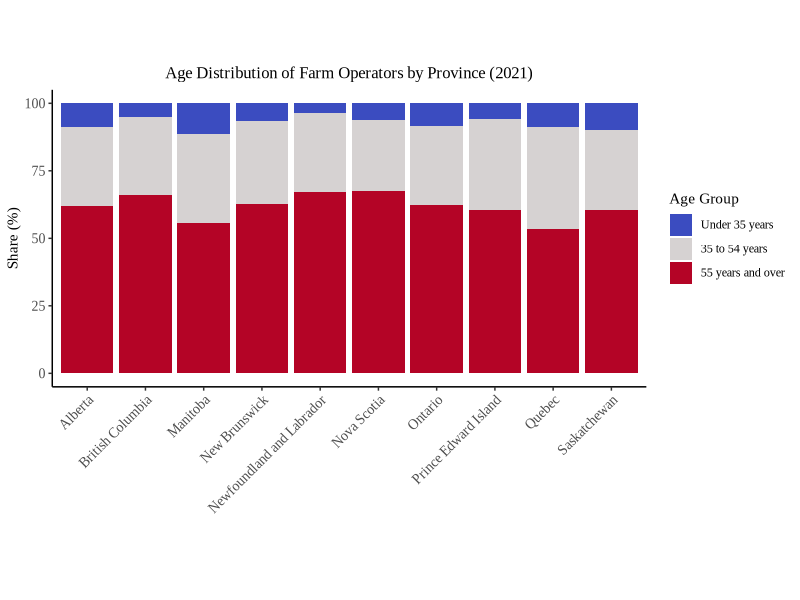
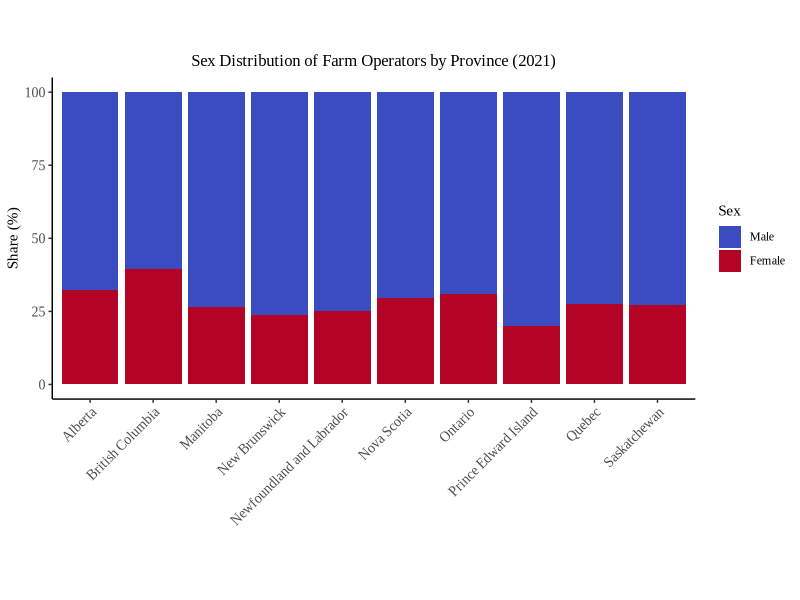
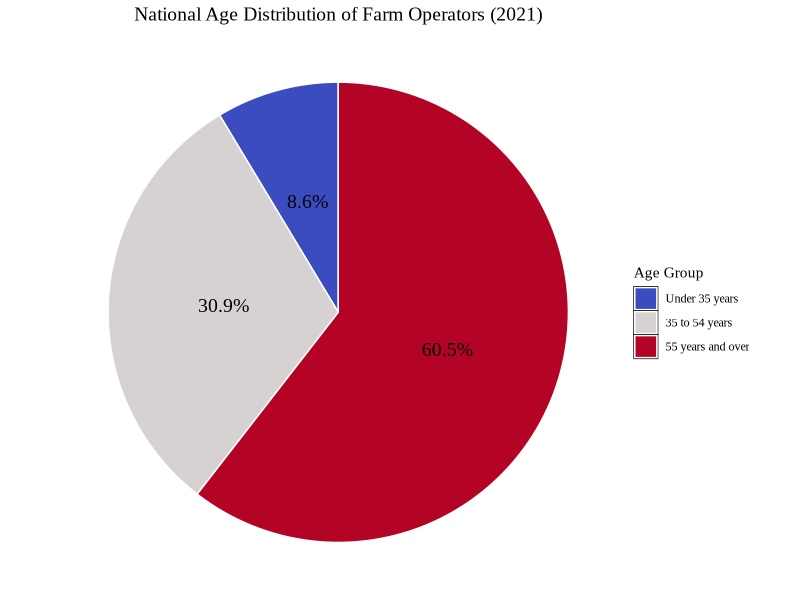

Recreate these plots in R, in order.
# ===============================================================
# Script Summary
# Data used: 3210038101_databaseLoadingData.csv
#
# Plots produced:
#   1. Age distribution of farm operators by province (2021)
#   2. Sex distribution of farm operators by province (2021)
#   3. National age distribution pie chart (2021)
# ===============================================================

library(tidyverse)
library(readr)
library(ggplot2)

df <- read_csv("3210038101_databaseLoadingData.csv")

# Province order for x-axis labels (same as Python)
prov_order <- c(
  "Alberta",
  "British Columbia",
  "Manitoba",
  "New Brunswick",
  "Newfoundland and Labrador",
  "Nova Scotia",
  "Ontario",
  "Prince Edward Island",
  "Quebec",
  "Saskatchewan"
)

# ---------------------------------------------------------------
#  PLOT 1: Age Distribution of Farm Operators by Province (2021)
# ---------------------------------------------------------------

# 1) Filter exactly like Python
df_age <- df %>%
  filter(
    `Farms according to the number of operators reported` == "All farms",
    Characteristics %in% c(
      "Age - under 35 years",
      "Age - 35 to 54 years",
      "Age - 55 years and over"
    ),
    !str_detect(GEO, "Canada")
  )

# 2) Compute within-province shares (row-wise in Python)
age_long <- df_age %>%
  group_by(GEO) %>%
  mutate(Share = VALUE / sum(VALUE) * 100) %>%
  ungroup() %>%
  mutate(
    Province = sub(" \\[.*", "", GEO),
    Province = factor(Province, levels = prov_order),
    AgeGroup = factor(
      Characteristics,
      levels = c(
        "Age - under 35 years",
        "Age - 35 to 54 years",
        "Age - 55 years and over"
      )
    )
  ) %>%
  select(Province, AgeGroup, Share)

# Coolwarm-style colors
coolwarm_3 <- c("#3B4CC0", "#d6d2d2", "#B40426")

ggplot(age_long, aes(x = Province, y = Share, fill = AgeGroup)) +
  geom_col() +
  scale_fill_manual(
    values = coolwarm_3,
    name = "Age Group",
    labels = c(
      "Under 35 years",
      "35 to 54 years",
      "55 years and over"
    )
  ) +
  labs(
    title = "Age Distribution of Farm Operators by Province (2021)",
    x = "",
    y = "Share (%)"
  ) +
  theme_classic(base_family = "Times New Roman") +
  theme(
    plot.title = element_text(size = 12, hjust = 0.5),
    axis.text.x = element_text(angle = 45, hjust = 1, size = 10),
    axis.text.y = element_text(size = 10),
    legend.position = c(1.02, 0.6),
    legend.justification = "left"
  ) +
  theme(legend.position = "right") +
  theme(aspect.ratio = 6/12)



# ---------------------------------------------------------------
#  PLOT 2: Sex Distribution of Farm Operators by Province (2021)
# ---------------------------------------------------------------

df_sex <- df %>%
  filter(
    `Farms according to the number of operators reported` == "All farms",
    Characteristics %in% c("Sex - male", "Sex - female"),
    !str_detect(GEO, "Canada")
  ) %>%
  mutate(
    Province = sub(" \\[.*", "", GEO)
  )

sex_long <- df_sex %>%
  group_by(GEO) %>%
  mutate(Share = VALUE / sum(VALUE) * 100) %>%
  ungroup() %>%
  mutate(
    Province = factor(Province, levels = prov_order),
    Sex = factor(Characteristics, levels = c("Sex - male", "Sex - female"))
  ) %>%
  select(Province, Sex, Share)

coolwarm_2 <- c("#3B4CC0", "#B40426")

ggplot(sex_long, aes(x = Province, y = Share, fill = Sex)) +
  geom_col() +
  scale_fill_manual(
    values = coolwarm_2,
    name = "Sex",
    labels = c("Male", "Female")
  ) +
  labs(
    title = "Sex Distribution of Farm Operators by Province (2021)",
    x = "",
    y = "Share (%)"
  ) +
  theme_classic(base_family = "Times New Roman") +
  theme(
    plot.title = element_text(size = 12, hjust = 0.5),
    axis.text.x = element_text(angle = 45, hjust = 1, size = 10),
    axis.text.y = element_text(size = 10),
    legend.position = c(1.02, 0.6),
    legend.justification = "left"
  ) +
  theme(legend.position = "right") +
  theme(aspect.ratio = 6/12)



# ---------------------------------------------------------------
#  PLOT 3: National Age Distribution (Pie Chart, 2021)
# ---------------------------------------------------------------

df_nat_age <- df %>%
  filter(
    GEO == "Canada [000000000]",
    `Farms according to the number of operators reported` == "All farms",
    Characteristics %in% c(
      "Age - under 35 years",
      "Age - 35 to 54 years",
      "Age - 55 years and over"
    )
  )

nat_age <- df_nat_age %>%
  select(Characteristics, VALUE) %>%
  mutate(
    Percentage = VALUE / sum(VALUE) * 100,
    AgeGroup = factor(
      Characteristics,
      levels = c(
        "Age - under 35 years",
        "Age - 35 to 54 years",
        "Age - 55 years and over"
      )
    )
  )

coolwarm_3 <- c("#3B4CC0", "#d6d2d2", "#B40426")

ggplot(nat_age, aes(x = "", y = Percentage, fill = AgeGroup)) +
  geom_col(color = "white") +
  coord_polar(theta = "y") +
  scale_fill_manual(
    values = coolwarm_3,
    name = "Age Group",
    labels = c("Under 35 years", "35 to 54 years", "55 years and over"),
    guide = guide_legend(override.aes = list(label = NULL))
  ) +
  geom_text(
    aes(label = sprintf("%.1f%%", Percentage)),
    position = position_stack(vjust = 0.5),
    size = 5,
    family = "Times New Roman",
    color = "black"
  ) +
  labs(
    title = "National Age Distribution of Farm Operators (2021)"
  ) +
  theme_void(base_family = "Times New Roman") +
  theme(
    plot.title = element_text(size = 14, hjust = 0.5),
    legend.position = "right",
    legend.key = element_rect(fill = NA)
  ) +
  theme(aspect.ratio = 6/6)
